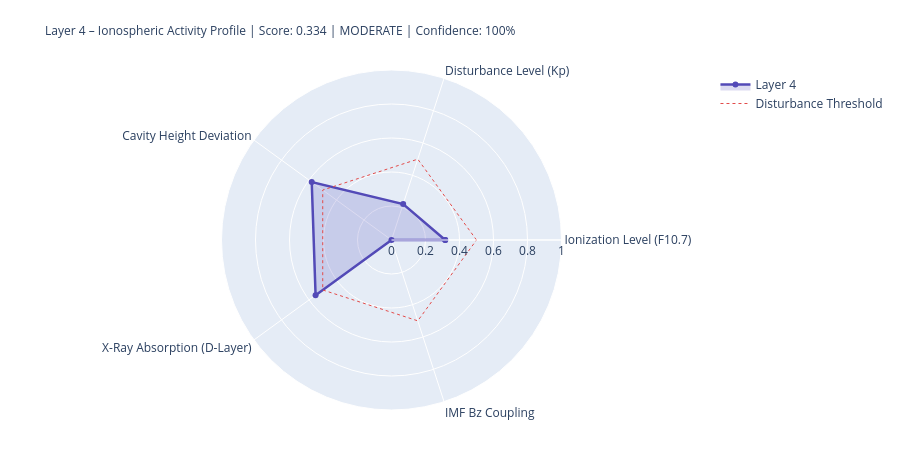

Notebook cell for this chart:
### Markdown cell above
---
## 4. State Assessment & Handoff to Layer 5

### Code cell
# ============================================================
# LAYER-4-SCORE
# ============================================================

COMPONENTS = {
    'Ionization Level (F10.7)':    {'score': ioniz,       'source': 'primary' if f107_now else 'from_layer0', 'dynamic': True},
    'Disturbance Level (Kp)':          {'score': disturb,     'source': 'primary' if kp_now   else 'from_layer0', 'dynamic': True},
    'Cavity Height Deviation':    {'score': h_dev,       'source': 'derived',                                'dynamic': True},
    'X-Ray Absorption (D-Layer)':{'score': xray_ioniz,  'source': 'primary' if xray_now else 'missing',     'dynamic': True},
    'IMF Bz Coupling':             {'score': bz_coupling, 'source': 'primary' if bz_now   else 'from_layer0', 'dynamic': True},
}

available    = {k: v['score'] for k, v in COMPONENTS.items() if v['score'] is not None}
unavailable  = [k for k, v in COMPONENTS.items() if v['score'] is None]
layer4_score = round(sum(available.values()) / len(available), 4) if available else None
confidence   = round(len(available) / len(COMPONENTS), 2)
level = ('unknown' if layer4_score is None
         else 'quiet'   if layer4_score < 0.3
         else 'moderate' if layer4_score < 0.6
         else 'active')
dominant_l4 = max(available, key=available.get) if available else 'none'

# Resonance delta for Schumann SR-1
sr1_ref = schumann_freq(1, 80.0)
sr1_now = schumann_freq(1, h_eff)
sr1_delta_mhz = (sr1_now - sr1_ref) * 1000

# Propagation conditions
prop_cond = ('disturbed'   if kp_val > 4
             else 'unsettled' if kp_val > 2
             else 'normal')
if xray_class in ['X', 'M']:
    prop_cond = 'Radio-Blackout moeglich'

W = 68
print('=' * W)
print('LAYER 4 – IONOSPHERE – STATE ASSESSMENT')
print('=' * W)
for name, comp in COMPONENTS.items():
    s = comp['score']
    if s is not None:
        bar = '█' * int(s * 20) + '░' * (20 - int(s * 20))
        print(f'  {name:<36} {bar}  {s:.3f}  [{comp["source"]}]')
    else:
        print(f'  {name:<36} {"─" * 20}  n/a   [missing]')
print('-' * W)
print(f'  Score:          {layer4_score:.3f}  ({len(available)}/{len(COMPONENTS)} components)')
print(f'  Confidence:     {confidence:.0%}')
print(f'  Level:          {level.upper()}')
print(f'  Dominant:       {dominant_l4}')
print(f'  Cavity height:  {h_eff:.1f} km  (Ref: 80.0 km)')
print(f'  SR-1:           {sr1_now:.3f} Hz  (Δ {sr1_delta_mhz:+.1f} mHz vs. ref)')
print(f'  Propagation:    {prop_cond}')
print(f'  X-Ray:          {xray_class}-class  ({xray_now:.2e} W/m²)' if xray_now else '  X-Ray:          n/a')
print('=' * W)

# Radar
cats   = list(available.keys())
vals_r = list(available.values())
if len(cats) >= 3:
    fig = go.Figure()
    fig.add_trace(go.Scatterpolar(
        r=vals_r + [vals_r[0]], theta=cats + [cats[0]],
        fill='toself', fillcolor='rgba(83,74,183,0.20)',
        line=dict(color='#534AB7', width=2.5), name='Layer 4'
    ))
    fig.add_trace(go.Scatterpolar(
        r=[0.5] * (len(cats)+1), theta=cats + [cats[0]],
        line=dict(color='#E24B4A', dash='dot', width=1),
        mode='lines', name='Disturbance Threshold'
    ))
    fig.update_layout(
        title=dict(
            text=f'Layer 4 – Ionospheric Activity Profile | Score: {layer4_score:.3f} | {level.upper()} | Confidence: {confidence:.0%}',
            font=dict(size=12)
        ),
        polar=dict(radialaxis=dict(visible=True, range=[0, 1])),
        height=450, showlegend=True,
        margin=dict(l=80, r=80, t=70, b=40)
    )
    fig.show()

### Figure 1 — Plotly figure (JSON) as saved in the notebook; plotly's stock layout.template omitted (floating-point values rounded to 4 significant figures)
{"data": [{"fill": "toself", "fillcolor": "rgba(83,74,183,0.20)", "line": {"color": "#534AB7", "width": 2.5}, "name": "Layer 4", "r": [0.316, 0.222, 0.58, 0.552, 0.0, 0.316], "theta": ["Ionization Level (F10.7)", "Disturbance Level (Kp)", "Cavity Height Deviation", "X-Ray Absorption (D-Layer)", "IMF Bz Coupling", "Ionization Level (F10.7)"], "type": "scatterpolar"}, {"line": {"color": "#E24B4A", "dash": "dot", "width": 1}, "mode": "lines", "name": "Disturbance Threshold", "r": [0.5, 0.5, 0.5, 0.5, 0.5, 0.5], "theta": ["Ionization Level (F10.7)", "Disturbance Level (Kp)", "Cavity Height Deviation", "X-Ray Absorption (D-Layer)", "IMF Bz Coupling", "Ionization Level (F10.7)"], "type": "scatterpolar"}], "layout": {"height": 450, "margin": {"b": 40, "l": 80, "r": 80, "t": 70}, "polar": {"radialaxis": {"range": [0, 1], "visible": true}}, "showlegend": true, "title": {"font": {"size": 12}, "text": "Layer 4 – Ionospheric Activity Profile | Score: 0.334 | MODERATE | Confidence: 100%"}}}
